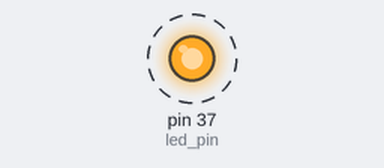
This program was run on a simulated Raspberry Pi (header pin numbers). Shown: output pins drawn as LEDs (lit = HIGH). Dashed ring = blinking.

Above: at 0.1 s.
Timing chart, 0 to 3.0 s (numbered marks = the images above):
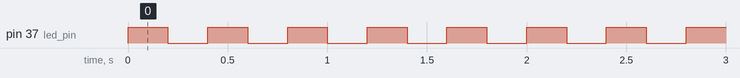

Measured:
- by itself, pin 37 (led_pin): alternates HIGH for 0.20 s and LOW for 0.20 s

The program:

blinking_led.py
```python
#!/usr/bin/python3
# -*- coding: utf-8 -*-
import time
import RPi.GPIO as GPIO

led_pin = 37

GPIO.setmode(GPIO.BOARD)
GPIO.setup(led_pin, GPIO.OUT)

try:
    while True:
        GPIO.output(led_pin, GPIO.HIGH)
        time.sleep(0.2)
        GPIO.output(led_pin, GPIO.LOW)
        time.sleep(0.2)
except KeyboardInterrupt:
    GPIO.cleanup()
```
